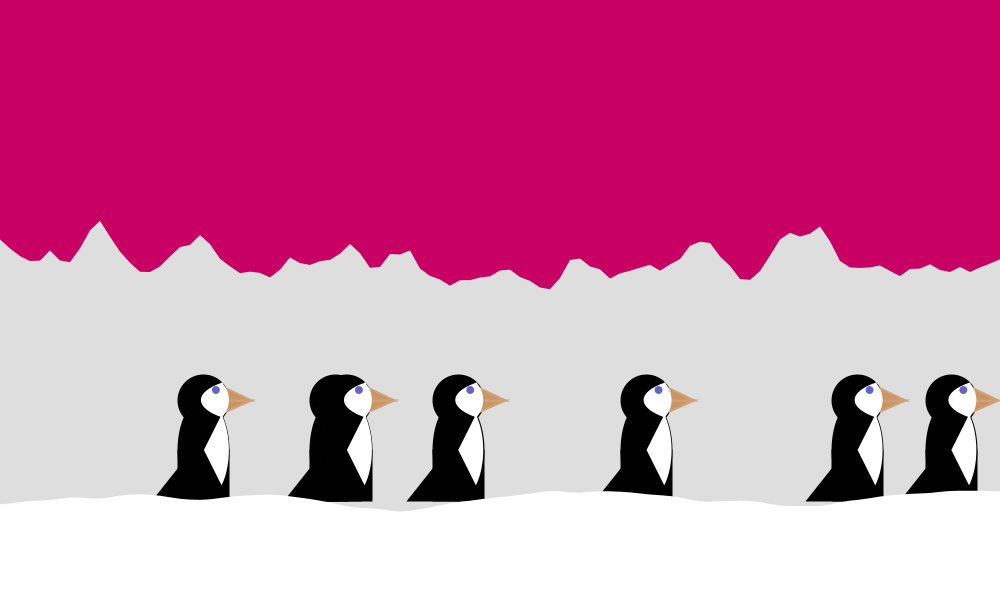
Frame 1 (no input)
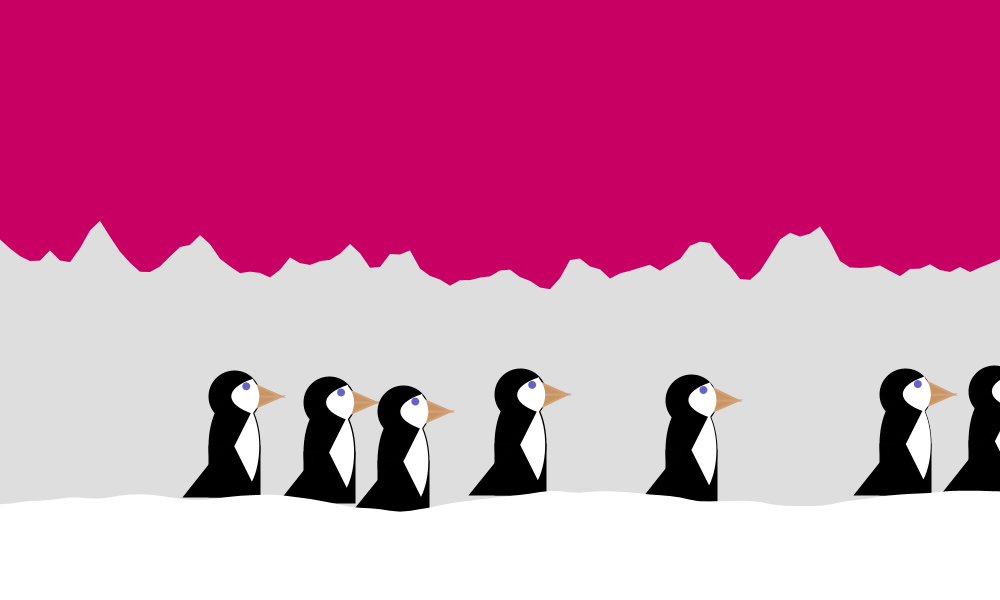
Frame 60 (the mouse pressed at the canvas centre just before this capture)
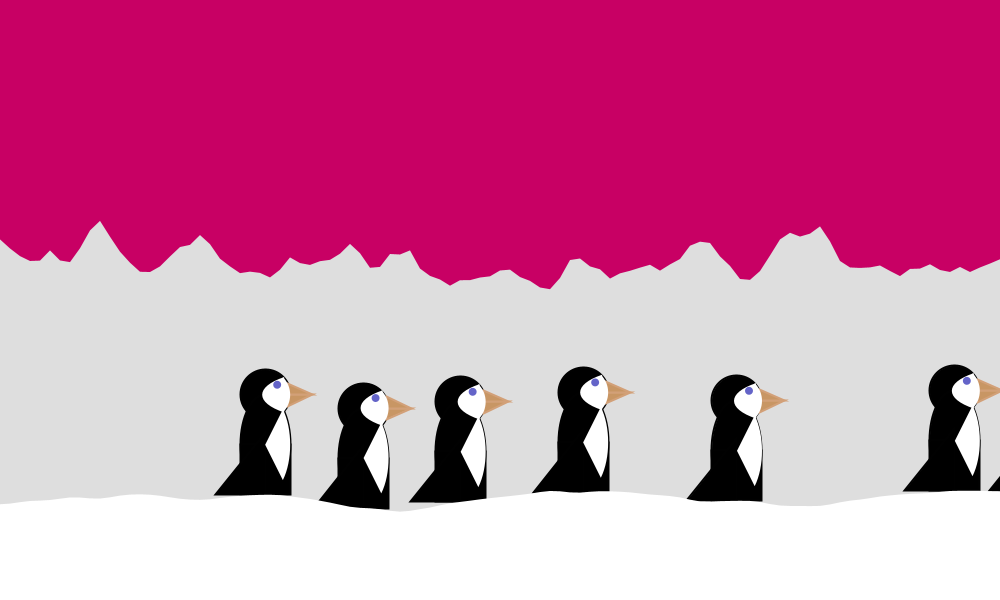
Frame 120 (the mouse held since frame 60 and released just before this capture)

The Processing sketch that drew these frames (run headless with seeded random() and noise(); from frame 60 on, the mouse is pressed at the canvas centre):

// Processing sketch: MarchPenguin
// ── MarchPenguin.pde
/* A march of the Penguins animation
   Created for Comp4050
   2022
   Carols's submission
*/

Penguin[] colony = new Penguin[7];
Landscape southPole = new Landscape(500);
void setup() {
  size(1000, 600);

  for (int i =0; i<colony.length; i++) {
    colony[i]= new Penguin(random(0, width), 400,random(0.5,1.5));
  }
}


void draw() {
  background(200, 0, 100);
  southPole.drawHills();
  for (int i = 0; i<colony.length; i++) {
    colony[i].display();
    colony[i].walk(southPole,colony);
  }
  southPole.drawGround();
}

void mousePressed(){
  for (int i = 0; i<colony.length; i++) {
    colony[i].select(mouseX,mouseY);
  }
}

void mouseReleased(){
  for (int i = 0; i<colony.length; i++) {
    colony[i].deSelect();
  }
}

void mouseDragged(){
  for (int i = 0; i<colony.length; i++) {
    colony[i].drag(mouseX,mouseY);
  }
}

// ── Beak.pde
class Beak {

  float x, y, size;
  int angle = 0;
  int angularSpeed = 3;
  int squeakCounter = 0;


  Beak(float x, float y, float size) {
    this.x = x;
    this.y = y;
    this.size = size;
  }

  void display() {
    fill(200, 150, 100);
    stroke(210, 160, 120);
    pushMatrix();
    translate(x, y);
    rotate(radians(angle));
    triangle(0, 0, 0, size*0.45, size, 0);
    rotate(radians(-2*angle));
    triangle(0, 0, 0, -size*0.45, size, 0);
    popMatrix();
  }

  void move() {
    if (squeakCounter>0) {
      if (angle<=0 && angularSpeed<0) {
        angularSpeed = - angularSpeed;
        squeakCounter--;
      }
      if (angle>=45 && angularSpeed>0) {
        angularSpeed = - angularSpeed;
      }
      angle+=angularSpeed;
    }
  }

  void squeak() {
    squeakCounter= 3;
  }
}

// ── Landscape.pde
class Landscape {

  float yOff;

  Landscape(float y) {
    yOff=y;
  }

  void drawHills() {    
    fill(222);// We are going to draw a polygon out of the wave points
    noStroke();
    beginShape();   

    // Iterate over horizontal pixels
    for (float x = 0; x <= width; x += 10) {      
      float y =  hillLevel(x);
      // Set the vertex
     
      vertex(x, y); 
      
    }    
    vertex(width, height);
    vertex(0, height);
    endShape(CLOSE);
  }
  
  void drawGround() {    
    fill(255);// We are going to draw a polygon out of the wave points
    noStroke();
    beginShape();   

    // Iterate over horizontal pixels
    for (float x = 0; x <= width; x += 10) {      
      float y =  groundLevel(x);
      // Set the vertex     
      vertex(x, y);       
    }    
    vertex(width, height);
    vertex(0, height);
    endShape(CLOSE);
  }
   
  
  float hillLevel(float x){
   return map(noise(x*0.02), 0, 1,yOff-height/3,yOff-height/2);  
  }
  
  float groundLevel(float x){
   return map(noise(x*0.005), 0, 1,yOff-20,yOff+20);  
  }
}

// ── Penguin.pde
class Penguin {
  float x, y, dx;
  float target_velocity = 0;
  int SIZE = 50;
  boolean isSelected =  false;

  Beak bill;

  //Constructor to set the initial position, and the intial and target velocity.
  Penguin(float x, float y, float dx) {
    this.x = x;
    this.y = y;
    this.target_velocity = dx;
    this.dx = dx;
    this.bill = new Beak(SIZE*0.45, 0, SIZE/2);
  }


  void display() {
    pushMatrix();
    translate(this.x,this.y);    
    //Black part
    fill(0);
    stroke(1);
    strokeWeight(2);
    ellipse(0, 0, SIZE, SIZE);
    ellipse(0,SIZE, SIZE, 2*SIZE);
    rect(-SIZE/2,SIZE, SIZE, SIZE);
    triangle(0, 0.75*SIZE, 0, 2*SIZE, -SIZE, 2*SIZE);
  
    //The beak
    bill.display();
    
    //The white part
    fill(255);
    noStroke();
    arc(0, 0, SIZE, SIZE, -QUARTER_PI, QUARTER_PI, OPEN);
    arc(SIZE*1.44, 0, 3*SIZE, SIZE, 3*QUARTER_PI, 5*QUARTER_PI, OPEN);
    arc(0, SIZE, SIZE, 2*SIZE, -QUARTER_PI, QUARTER_PI);
    
    //The eyes
    fill(100, 100, 200);
    ellipse(SIZE/4, -SIZE/5, SIZE/6, SIZE/6);
    popMatrix();
  }

  void walk(Landscape land, Penguin[] peers) {
    if (!isSelected) {
      this.x += this.dx;
      this.y = land.groundLevel(this.x)-2*SIZE;
      if (this.x>=width+2*SIZE) {
        this.x = -2*SIZE;
      }
      if (isClose(peers)) {
        this.dx = this.dx-0.05;
      } else {
        this.dx = (9*this.dx+ this.target_velocity)/10;
      }
    }
    this.bill.move();
  }

  void select(float x, float y) {
    this.isSelected=isOver(x, y);
  }

  boolean deSelect() {
    this.isSelected = false;
    return true;
  }

  void drag(float x, float y) {
    if (this.isSelected) {
      this.x = x;
      this.y = y;
      this.bill.squeak();
    }
  }

  boolean isOver(float x, float y) {    
    return dist(x, y, this.x, this.y)<=SIZE;
  }

  boolean isClose(Penguin[] peers) {
    boolean result = false;
    for (int i = 0; i<peers.length; i++) {
      if (this != peers[i]
        && dist(peers[i].x, peers[i].y, this.x, this.y)<=SIZE
        && peers[i].x>this.x) {
        result =true;
      }
    }
    return result;
  }
}
